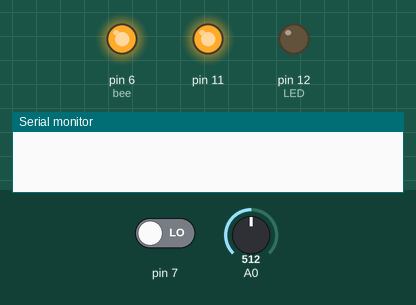
Recording of a sketch running on a simulated Arduino Uno, built with avr-gcc and run on an emulated ATmega328P. Parts: output pins drawn as LEDs (lit = HIGH), the last lines printed to the serial monitor. The inputs (shaded band) are chosen by the test bench; at power-on: A0 = 512, pin 7 LOW.

Above: at 1.2 s.
1.3 s: A0 set to 483
At 2.3 s:
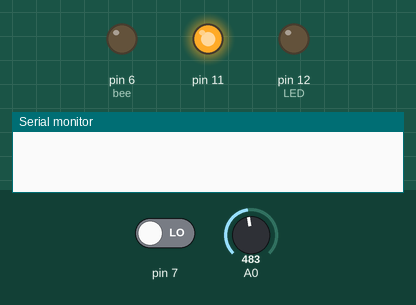
2.8 s: pin 7 driven HIGH
4.7 s: A0 set to 33
7.7 s: A0 set to 28
At 10.2 s:
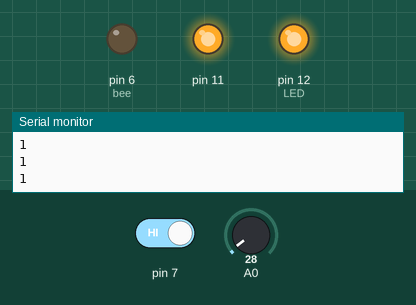
10.7 s: A0 set to 122
At 11.1 s:
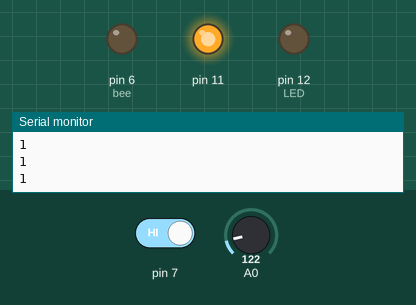
12.3 s: A0 set to 20
At 15.2 s:
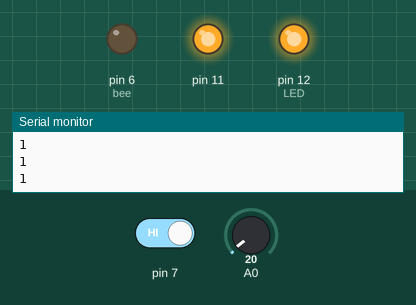
Timing chart, 0 to 16.3 s (numbered marks = the images above; inputs shaded):
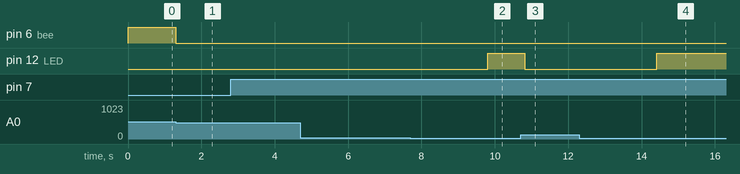

The sketch:

arduinoCode.ino
```cpp
#include <SoftwareSerial.h>
#define RxD 2
#define TxD 3
#define LED 12
#define bee 6
SoftwareSerial blueToothSerial(RxD,TxD);

int val=0;
int count=0;
int output;
boolean OnCar=false;
boolean NowState=true;

void setup()
{
  pinMode(LED, OUTPUT);
  pinMode(11, OUTPUT);
  pinMode(6, OUTPUT);
  Serial.begin(9600);
  digitalWrite(11,HIGH);
  blueToothSerial.begin(9600);
}

void loop()
{
  output=digitalRead(7);
  val=analogRead(A0);
  if(output==1)
  {


           Serial.println(output);
              if(val>30)
              {
               count=0;
              // Serial.println(val);
              }
              else
              {
               count++;
              }


          if(count>10)
          {
          	  OnCar=false;
          }
          else
          {
              OnCar=true;
          }

          if(NowState!=OnCar)
          {
            if(OnCar)
            {
              digitalWrite(LED, LOW);
              blueToothSerial.write(3);
            }
             else
             {
              digitalWrite(LED, HIGH);
               blueToothSerial.write(2);
              }


            NowState=OnCar;
          }
          delay(200);
          // blueToothSerial.write(2);
  }
  else
  {
    if(val>500)
    digitalWrite(bee, HIGH);
    else
     digitalWrite(bee, LOW);
  }

}
```

Measured:
- the behaviour switches between 501 and 500 on A0 (found by bisection; images 0 and 1)
- the behaviour switches between 31 and 30 on A0 (found by bisection; images 1 and 2)
- after the input at 1.3 s, pin 6 (bee): HIGH → LOW at once
- after the input at 7.7 s, pin 12 (LED): LOW → HIGH after 2.1 s
- after the input at 10.7 s, pin 12 (LED): HIGH → LOW after 0.11 s
- after the input at 12.3 s, pin 12 (LED): LOW → HIGH after 2.1 s
